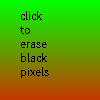
Frame 1 (no input)
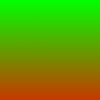
Frame 60 (the mouse pressed at the canvas centre just before this capture)
Frame 120 (the mouse held since frame 60 and released just before this capture): identical to frame 60, image omitted

The Processing sketch that drew these frames (run headless with seeded random() and noise(); from frame 60 on, the mouse is pressed at the canvas centre):

// Processing sketch: eraseBlackPixels
// ── eraseBlackPixels.pde
void setup() {
  // draw gradient
  for (int y=0; y<height; y++) {
    stroke(y*2, 255 - y*2, 0);
    line(0, y, width, y);
  }
  // draw black circle
  fill(0);
  noSmooth();
  text("click\nto\nerase\nblack\npixels", 20, 20);
}

// click to erase the circle
void mousePressed() {
  int black = color(0);
  loadPixels();
main: 
  for (int i=0; i<pixels.length; i++) {
    if (pixels[i] == black) {
      // a precalculated lookup tabel of pixes
      // sorted by distance would be more efficient
      // as this tests some pixels multiple times
      for (float dist=1; dist<width; dist+=0.6) {
        float aDelta = TAU / (3 + pow(dist, 2.1));
        for (float a=0; a<TAU; a += aDelta) {
          int x = (int)(dist * cos(a));
          int y = (int)(dist * sin(a));
          int pixelId = i + x + width * y;
          if (pixelId >= 0 && pixelId < pixels.length && pixels[pixelId] != black) {
            pixels[i] = pixels[pixelId];
            continue main;
          }
        }
      }
    }
  }
  updatePixels();
}

void draw() {
}
